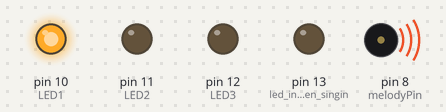
The sketch below on a simulated Arduino Uno, built with avr-gcc and run on an emulated ATmega328P. On the bench: output pins drawn as LEDs (lit = HIGH), buzzer (waves = sounding). What the sketch prints to the serial monitor is not drawn.

Above: at 0.1 s.
At 8.3 s:
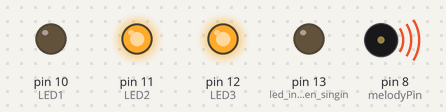
At 16.3 s:
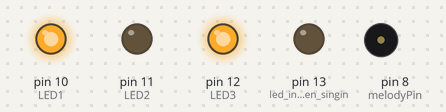
At 18.2 s:
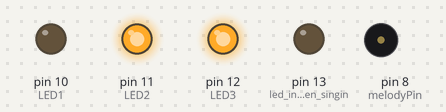
At 20.7 s:
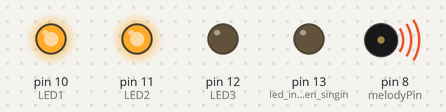
At 25.9 s:
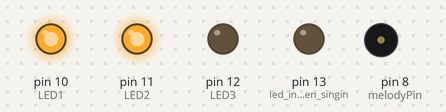
Timing chart, 0 to 27.4 s (numbered marks = the images above):
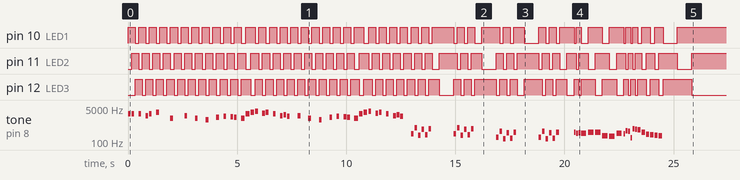

The sketch:

SuperMarioSong.ino
```cpp
/*
  Arduino Mario Bros Tunes
  With Piezo Buzzer and PWM

  Connect the positive side of the Buzzer to pin 3,
  then the negative side to a 1k ohm resistor. Connect
  the other side of the 1 k ohm resistor to
  ground(GND) pin on the Arduino.

  by: Dipto Pratyaksa
  last updated: 31/3/13
*/

/*************************************************
 * Public Constants
 *************************************************/

#include "pitches.h"
#include "melody.h"
#include "underworldMelody.h"

int LED1 = 10;
int LED2 = 11;
int LED3 = 12;
int LED = LED1;
void setup(void)
{
  Serial.begin(9600);
  pinMode(melodyPin, OUTPUT);//buzzer
  pinMode(13, OUTPUT);//led indicator when singing a note
  pinMode(LED1, OUTPUT);
  pinMode(LED2, OUTPUT);
  pinMode(LED3, OUTPUT);
  //sing the tunes
  int arraySize = sizeof(melody) / sizeof(int);
  Serial.print(arraySize);
  sing(melody,tempo,arraySize);
  arraySize = sizeof(underworld_tempo) / sizeof(int);
  Serial.print(arraySize);
  sing(underworld_melody,underworld_tempo,arraySize);
  noTone(melodyPin);
  Serial.print('end');
}
void loop()
{

}


void sing(int* melody, int* tempo,int arraySize) {
  for (int thisNote = 0; thisNote < arraySize; thisNote++) {
    Serial.print(thisNote);
    Serial.print(' ');
    // to calculate the note duration, take one second
    // divided by the note type.
    //e.g. quarter note = 1000 / 4, eighth note = 1000/8, etc.
    int noteDuration = 1500/tempo[thisNote];
    tone(8, melody[thisNote],noteDuration);
    digitalWrite(LED, HIGH);
    LED++;
    if (LED> LED3)
    {
      LED = LED1;
    }
    digitalWrite(LED, LOW);

    // to distinguish the notes, set a minimum time between them.
    // the note's duration + 30% seems to work well:
    int pauseBetweenNotes = noteDuration * 1.3;
    delay(pauseBetweenNotes);
    // stop the tone playing:
    noTone(melodyPin);
  }
}
```

pitches.h
```cpp
/*************************************************
 * Public Constants
 *************************************************/

#define NOTE_B0  31
#define NOTE_C1  33
#define NOTE_CS1 35
#define NOTE_D1  37
#define NOTE_DS1 39
#define NOTE_E1  41
#define NOTE_F1  44
#define NOTE_FS1 46
#define NOTE_G1  49
#define NOTE_GS1 52
#define NOTE_A1  55
#define NOTE_AS1 58
#define NOTE_B1  62
#define NOTE_C2  65
#define NOTE_CS2 69
#define NOTE_D2  73
#define NOTE_DS2 78
#define NOTE_E2  82
#define NOTE_F2  87
#define NOTE_FS2 93
#define NOTE_G2  98
#define NOTE_GS2 104
#define NOTE_A2  110
#define NOTE_AS2 117
#define NOTE_B2  123
#define NOTE_C3  131
#define NOTE_CS3 139
#define NOTE_D3  147
#define NOTE_DS3 156
#define NOTE_E3  165
#define NOTE_F3  175
#define NOTE_FS3 185
#define NOTE_G3  196
#define NOTE_GS3 208
#define NOTE_A3  220
#define NOTE_AS3 233
#define NOTE_B3  247
#define NOTE_C4  262
#define NOTE_CS4 277
#define NOTE_D4  294
#define NOTE_DS4 311
#define NOTE_E4  330
#define NOTE_F4  349
#define NOTE_FS4 370
#define NOTE_G4  392
#define NOTE_GS4 415
#define NOTE_A4  440
#define NOTE_AS4 466
#define NOTE_B4  494
#define NOTE_C5  523
#define NOTE_CS5 554
#define NOTE_D5  587
#define NOTE_DS5 622
#define NOTE_E5  659
#define NOTE_F5  698
#define NOTE_FS5 740
#define NOTE_G5  784
#define NOTE_GS5 831
#define NOTE_A5  880
#define NOTE_AS5 932
#define NOTE_B5  988
#define NOTE_C6  1047
#define NOTE_CS6 1109
#define NOTE_D6  1175
#define NOTE_DS6 1245
#define NOTE_E6  1319
#define NOTE_F6  1397
#define NOTE_FS6 1480
#define NOTE_G6  1568
#define NOTE_GS6 1661
#define NOTE_A6  1760
#define NOTE_AS6 1865
#define NOTE_B6  1976
#define NOTE_C7  2093
#define NOTE_CS7 2217
#define NOTE_D7  2349
#define NOTE_DS7 2489
#define NOTE_E7  2637
#define NOTE_F7  2794
#define NOTE_FS7 2960
#define NOTE_G7  3136
#define NOTE_GS7 3322
#define NOTE_A7  3520
#define NOTE_AS7 3729
#define NOTE_B7  3951
#define NOTE_C8  4186
#define NOTE_CS8 4435
#define NOTE_D8  4699
#define NOTE_DS8 4978

#define melodyPin 8
```

underworldMelody.h
```cpp
//Underworld melody
int underworld_melody[] = {
  NOTE_C4, NOTE_C5, NOTE_A3, NOTE_A4,
  NOTE_AS3, NOTE_AS4, 0,
  0,
  NOTE_C4, NOTE_C5, NOTE_A3, NOTE_A4,
  NOTE_AS3, NOTE_AS4, 0,
  0,
  NOTE_F3, NOTE_F4, NOTE_D3, NOTE_D4,
  NOTE_DS3, NOTE_DS4, 0,
  0,
  NOTE_F3, NOTE_F4, NOTE_D3, NOTE_D4,
  NOTE_DS3, NOTE_DS4, 0,
  0, NOTE_DS4, NOTE_CS4, NOTE_D4,
  NOTE_CS4, NOTE_DS4,
  NOTE_DS4, NOTE_GS3,
  NOTE_G3, NOTE_CS4,
  NOTE_C4, NOTE_FS4, NOTE_F4, NOTE_E3, NOTE_AS4, NOTE_A4,
  NOTE_GS4, NOTE_DS4, NOTE_B3,
  NOTE_AS3, NOTE_A3, NOTE_GS3,
  0, 0, 0
};
//Underwolrd tempo
int underworld_tempo[] = {
  12, 12, 12, 12,
  12, 12, 6,
  3,
  12, 12, 12, 12,
  12, 12, 6,
  3,
  12, 12, 12, 12,
  12, 12, 6,
  3,
  12, 12, 12, 12,
  12, 12, 6,
  6, 18, 18, 18,
  6, 6,
  6, 6,
  6, 6,
  18, 18, 18, 18, 18, 18,
  10, 10, 10,
  10, 10, 10,
  3, 3, 3
};
```

Source omitted: melody.h (data table, 966 bytes)
